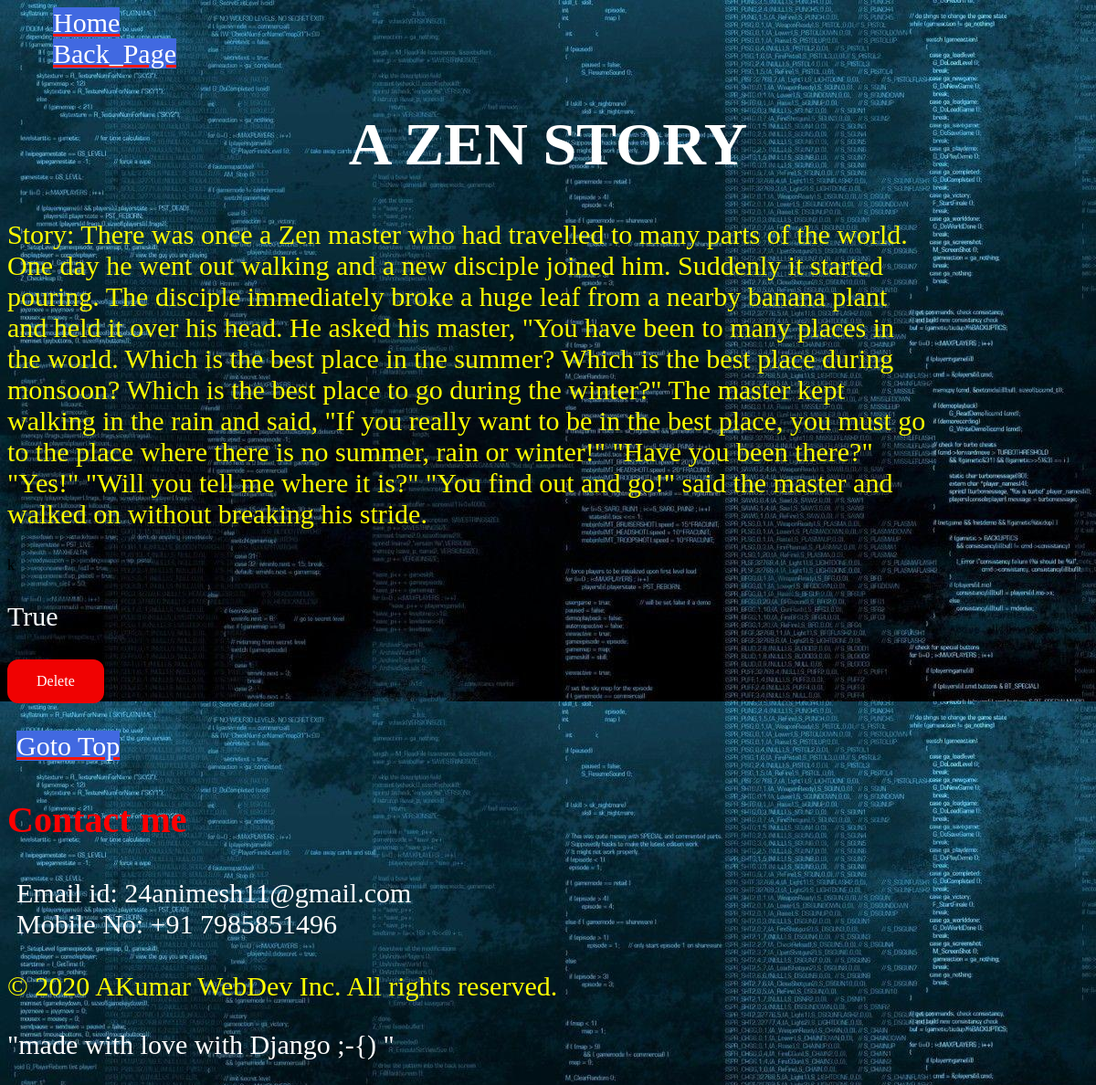
The app's page /blogs/detail/13/ with its own data.
### Blog/models.py (models this page shows, shortened)
class Article(models.Model):
    title   = models.CharField(("Enter title"), max_length=100)
    content = models.TextField(blank=False, null=True)
    active  = models.BooleanField(default=False)

### Blog/views.py (the view)
# urls.py: path('detail/<int:my_id>/', article_detail_view, name = 'article-detail'),
def article_detail_view(request, my_id):
    try:
        obj = Article.objects.get(id=my_id)
    except Article.DoesNotExist:
        raise Http404
    my_context = {
        'article_object' : obj
    }
    return render(request, 'blogtemp/article_detail.html', my_context)

### Blog/templates/blogtemp/article_detail.html
{% extends 'base2.html' %}
{% block ForAll %}
    <li><a class = 'P4' href = '/'>Home</a></li>
    <li><a class = 'P4' href = '/blogs/all/'>Back_Page</a></li>
{% endblock ForAll %}
{% block content %}
    <p id = 'p1'><h1>{{ article_object.title|upper }}</h1></p>
    <p id = 'p2'>{{ article_object.content }}</p>
    k<p>{{ article_object.active }}</p>
    <a class = 'cancel_button' href = '/blogs/delete/{{ article_object.id }}/'>Delete</a>
{% endblock content %}

### Blog/static/css/file1.css (style rules this page uses)
.cancel_button:link, .cancel_button:visited { background-color: rgb(240, 2, 2); border: none; color: white; padding: 15px 32px; text-align: center; text-decoration: none; display: inline-block; border-radius: 12px; font-size: 16px; }
li { list-style: none; }
p { font-size: 30px ; width: 85%; color: white; }
.P4:link, .P4:visited { font-size: 30px ; width: 28%; height: 12%; text-decoration-color: rgb(255, 21, 0); background-color: royalblue; float: center; margin-left: 10px; color: rgb(255, 255, 255); }
h1 { font-size: 66px ; font-family: 'Public Sans'; color: #ffffff; text-align: center; }
#p1 { background-color: #00001f; font-size: medium; }
#p2 { color: yellow; font-size: 30px; }
body { background-image: url("/static/img/wp1828913-programmer-wallpapers.jpg"); }

### records on screen
Article: title "A ZEN STORY", content "Story: There was once a Zen master who had travelled to many parts of the world. One day he went out walking and a new disciple joined him. Suddenly it started pouring. The disciple immediately broke a huge leaf from a nearby banana plant and held it over his head. He asked his master, \"You have been to many places in the world. Which is the best place in the summer? Which is the best place during monsoon? Which is the best place to go during the winter?\" The master kept walking in the rain and said, \"If you really want to be in the best place, you must go to the place where there is no summer, rain or winter!\" \"Have you been there?\" \"Yes!\" \"Will you tell me where it is?\" \"You find out and…", active "True"
